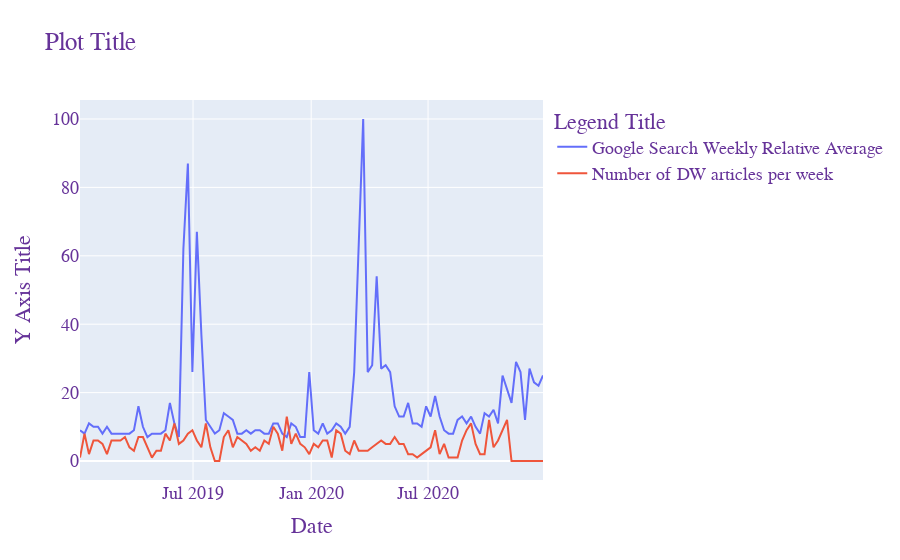

Notebook cell for this chart:
### Code cell
start='2019-01-01'
end='2021-01-01'
google_df = get_interest_over_time(selected_keyword, start_date = start, end_date=end)
dw_mentions = get_dw_timeseries_FT(df, selected_keyword, start = start, end=end)
line_fig = get_interest_over_time_plot(google_df,dw_mentions,selected_keyword)
#line_fig
